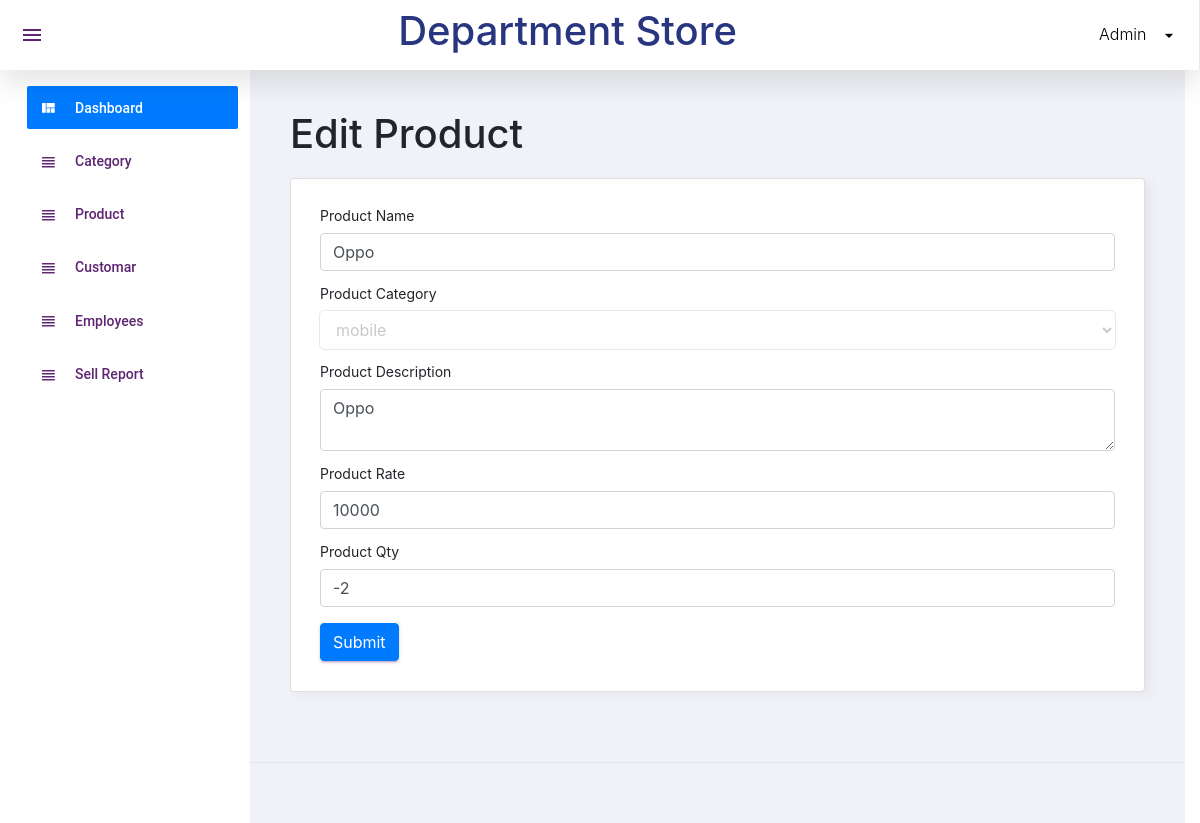
Screenshot of /admin/editproduct.php?id=25 (signed in) with the database file from the repository.
### tables this page shows
CREATE TABLE `product` (
  `p_id` int(11) NOT NULL,
  `product_name` varchar(250) NOT NULL,
  `category` varchar(250) NOT NULL,
  `description` varchar(250) NOT NULL,
  `rate` double NOT NULL,
  `qty` int(11) NOT NULL,
  `add_date` timestamp NOT NULL DEFAULT current_timestamp() ON UPDATE current_timestamp()
);

### admin/editproduct.php (the view, shortened to what this page needs)
<?php include('top.php');?>
<?php
$id=$_REQUEST["id"];
                        include"database.inc.php";
                        $query="select * from product where p_id=$id";
                        $data=mysqli_query($con,$query);
                        $res=mysqli_fetch_assoc($data);
                        	$name=$res["product_name"];
                        	$rate=$res["rate"];
                        	$desc=$res["description"];
                        	$qty=$res["qty"];
                        ?>
<!DOCTYPE html>
<html>
<head>
</head>
<body>
<div class="row">
			<h1 class="grid_title ml10 ml15">edit product</h1>
            <div class="col-12 grid-margin stretch-card">
              <div class="card">
                <div class="card-body">
                  <form class="forms-sample" method="post">
                    <div class="form-group">
                      <label for="exampleInputName1">product name</label>
                      <input type="text" class="form-control" placeholder="name" name="name" required value="<?php if(isset($name)){ echo $name ;} ?>">
                    </div>
                    <div class="form-group">
                      <label for="exampleInputEmail3" required>product category</label>
                      <select name="cat" class="form-control">
                      	<?php
                        include"database.inc.php";
                        $query="select * from category";
                        $data=mysqli_query($con,$query);
                        while($res=mysqli_fetch_assoc($data))
                        {
                          $name=$res["cat_name"];
                         echo " <option value='$name'class='form-control'>$name
                      	</option>";
                           }
                           ?>
                      </select>
                    </div>
                    <div class="form-group">
                      <label for="exampleInputName1">product description</label>
                      <textarea name="desc"class="form-control"><?php if(isset($desc)){ echo $desc ;} ?></textarea>
                    </div>
                    <div class="form-group">
                      <label for="exampleInputName1">product rate</label>
                      <input type="number" class="form-control" placeholder="rate" name="rate" required value="<?php if(isset($rate)){ echo $rate ;} ?>">
                    </div>
                    <div class="form-group">
                      <label for="exampleInputName1">product qty</label>
                      <input type="number" class="form-control" placeholder="qty" name="qty" required value="<?php if(isset($qty)){ echo $qty ;} ?>">
                    </div>
                    <input type="submit" class="btn btn-primary mr-2" name="submit">
                  </form>
                </div>
              </div>
            </div>
		 </div>
</body>
</html>
<?php include('footer.php');?>

### admin/top.php (style rules this page uses)
* { text-transform: capitalize; }

### rows the page displays
product: name "oppo", desc "oppo", rate "10000", qty "-2"

### other values shown
form field cat "mobile"
